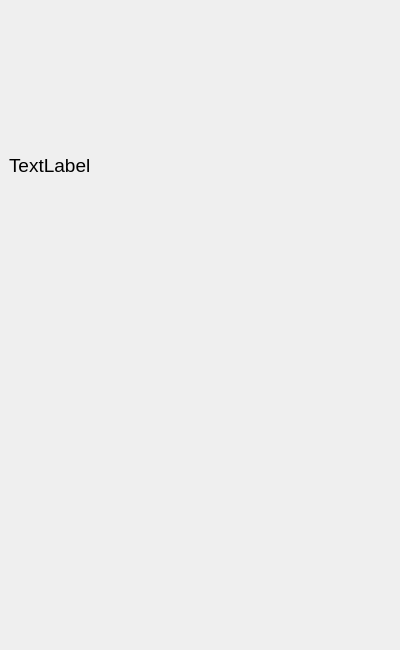
<?xml version="1.0" encoding="UTF-8"?>
<ui version="4.0">
 <class>ShowTraffic</class>
 <widget class="QMainWindow" name="ShowTraffic">
  <property name="geometry">
   <rect>
    <x>0</x>
    <y>0</y>
    <width>400</width>
    <height>650</height>
   </rect>
  </property>
  <property name="sizePolicy">
   <sizepolicy hsizetype="Expanding" vsizetype="Expanding">
    <horstretch>0</horstretch>
    <verstretch>0</verstretch>
   </sizepolicy>
  </property>
  <property name="windowTitle">
   <string>Mobile Data Usage - Traffic</string>
  </property>
  <property name="windowIcon">
   <iconset resource="mdu-notifier.qrc">
    <normaloff>:/images/ic_launcher.png</normaloff>:/images/ic_launcher.png</iconset>
  </property>
  <widget class="QWidget" name="centralwidget">
   <property name="sizePolicy">
    <sizepolicy hsizetype="Expanding" vsizetype="Expanding">
     <horstretch>0</horstretch>
     <verstretch>0</verstretch>
    </sizepolicy>
   </property>
   <layout class="QGridLayout" name="gridLayout">
    <item row="0" column="0">
     <layout class="QVBoxLayout" name="verticalLayout">
      <item>
       <widget class="QLabel" name="label">
        <property name="font">
         <font>
          <pointsize>14</pointsize>
         </font>
        </property>
        <property name="text">
         <string>TextLabel</string>
        </property>
       </widget>
      </item>
      <item>
       <widget class="QToolBox" name="toolBox">
        <property name="currentIndex">
         <number>-1</number>
        </property>
       </widget>
      </item>
     </layout>
    </item>
   </layout>
  </widget>
 </widget>
 <resources>
  <include location="mdu-notifier.qrc"/>
 </resources>
 <connections/>
</ui>
